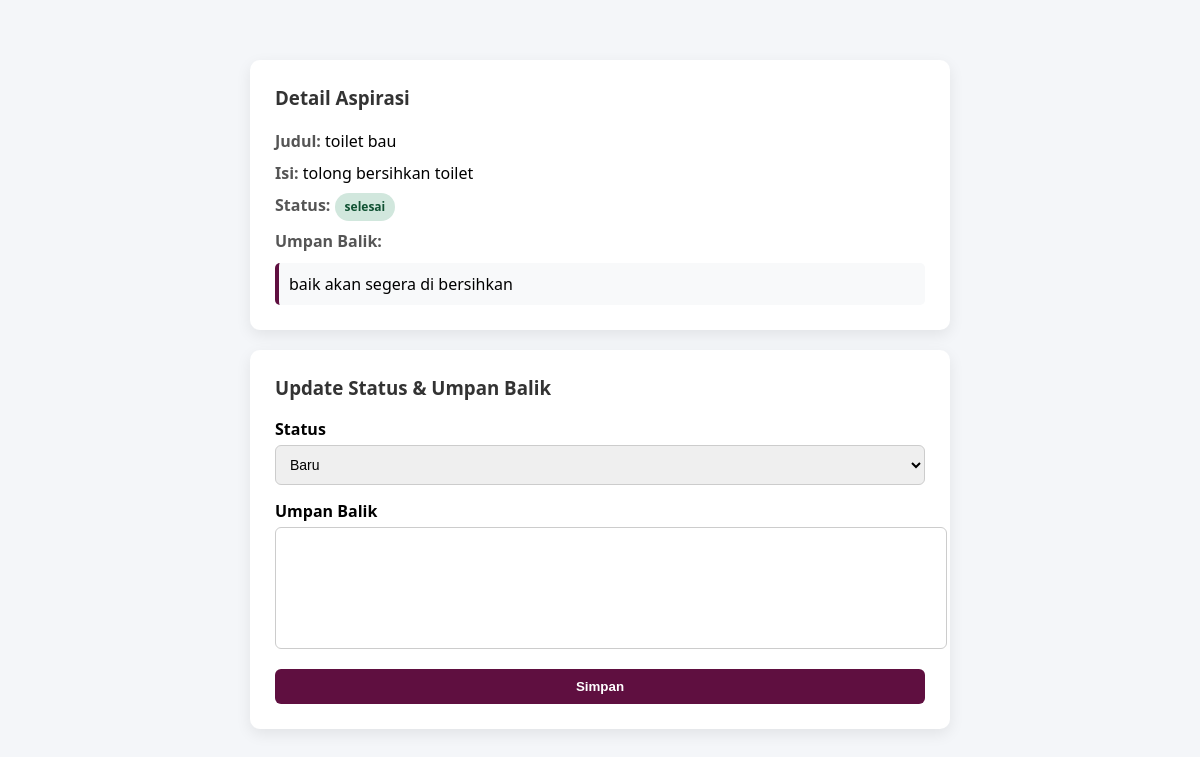
Screenshot of /Index.php?controller=AdminController&action=detail&id=6 (signed in) with the database file from the repository.
### tables this page shows
CREATE TABLE `aspirasi` (
  `id_aspirasi` int(11) NOT NULL,
  `id_user` int(11) NOT NULL,
  `id_kategori` int(11) NOT NULL,
  `judul` varchar(150) NOT NULL,
  `isi` text NOT NULL,
  `tanggal` datetime DEFAULT current_timestamp(),
  `status` enum('baru','diproses','selesai') DEFAULT 'baru'
);

CREATE TABLE `umpan_balik` (
  `id_feedback` int(11) NOT NULL,
  `id_aspirasi` int(11) NOT NULL,
  `pesan` text NOT NULL,
  `tanggal` datetime DEFAULT current_timestamp()
);

### app/controllers/AdminController.php (called while the page is built, shortened)
<?php
require_once 'app/models/AspirasiModel.php';
class AdminController {
    public function detail() {
        $model = new AspirasiModel();
        $data = $model->getById($_GET['id']);
        $feedback = $model->getFeedback($_GET['id']);
        include 'app/views/admin/DetailAspirasi.php';
    }
}

### Index.php (called while the page is built, shortened)
<?php
$action     = $_GET['action'] ?? 'index';
$obj = new $controller();
$obj->$action();

### app/models/Koneksi.php (called while the page is built, shortened)
<?php
class Koneksi {
    private $host = "localhost";
    private $user = "root";
    private $pass = "";
    private $db   = "pengaduan_sekolah";
    public function __construct() {
        $this->conn = new mysqli(
            $this->host,
            $this->user,
            $this->pass,
            $this->db
        );
    }
}

### app/models/AspirasiModel.php (called while the page is built, shortened)
<?php
require_once __DIR__ . '/Koneksi.php';
class AspirasiModel extends Koneksi {
    public function getById($id) {
        $query = "SELECT * FROM aspirasi WHERE id_aspirasi = '$id'";
        $result = $this->conn->query($query);
        return $result->fetch_assoc();
    }
    public function getFeedback($id_aspirasi) {
        $result = $this->conn->query(
            "SELECT * FROM umpan_balik WHERE id_aspirasi = '$id_aspirasi'"
        );
        return $result->fetch_assoc();
    }
}

### app/views/admin/DetailAspirasi.php (the view, shortened to what this page needs)
<!DOCTYPE html>
<html lang="id">
<head>
</head>
<body>
<div class="container">
    <div class="card">
        <h3>Detail Aspirasi</h3>
        <div class="detail">
            <p><span class="label">Judul:</span> <?= $data['judul']; ?></p>
            <p><span class="label">Isi:</span> <?= $data['isi']; ?></p>
            <p>
                <span class="label">Status:</span>
                <span class="status <?= strtolower($data['status']); ?>">
                    <?= $data['status']; ?>
                </span>
            </p>
            <?php if ($feedback): ?>
                <p class="label">Umpan Balik:</p>
                <div class="feedback-box">
                    <?= $feedback['pesan']; ?>
                </div>
            <?php endif; ?>
        </div>
    </div>
    <div class="card">
        <h3>Update Status & Umpan Balik</h3>
        <form method="post" action="Index.php?controller=AdminController&action=proses">
            <label>Status</label>
            <select name="status">
                <option value="baru">Baru</option>
            </select>
            <label>Umpan Balik</label>
            <textarea name="pesan" required></textarea>
            <button type="submit" class="btn">Simpan</button>
        </form>
    </div>
</div>
</body>
</html>

### app/views/admin/DetailAspirasi.php (style rules this page uses)
body { margin: 0; font-family: 'Segoe UI', sans-serif; background: #f4f6f9; }
.container { max-width: 700px; margin: 40px auto; padding: 20px; }
.card { background: #fff; border-radius: 10px; padding: 25px; box-shadow: 0 5px 15px rgba(0,0,0,0.08); margin-bottom: 20px; }
h3 { margin-top: 0; color: #333; }
.detail p { margin: 8px 0; line-height: 1.5; }
.label { font-weight: bold; color: #555; }
.status { padding: 5px 10px; border-radius: 15px; font-size: 12px; font-weight: bold; display: inline-block; }
.status.selesai { background: #d1e7dd; color: #0f5132; }
label { font-weight: bold; display: block; margin-top: 15px; margin-bottom: 5px; }
select, textarea { width: 100%; padding: 10px; border-radius: 6px; border: 1px solid #ccc; font-size: 14px; }
textarea { height: 100px; resize: none; }
.btn { margin-top: 15px; padding: 10px; border: none; border-radius: 6px; background: #5f0f40; color: #fff; font-weight: bold; cursor: pointer; width: 100%; transition: 0.3s; }
.feedback-box { background: #f8f9fa; padding: 10px; border-left: 4px solid #5f0f40; margin-top: 10px; border-radius: 5px; }

### rows the page displays
aspirasi: judul "toilet bau", isi "tolong bersihkan toilet", status "selesai"
umpan_balik: pesan "baik akan segera di bersihkan"
